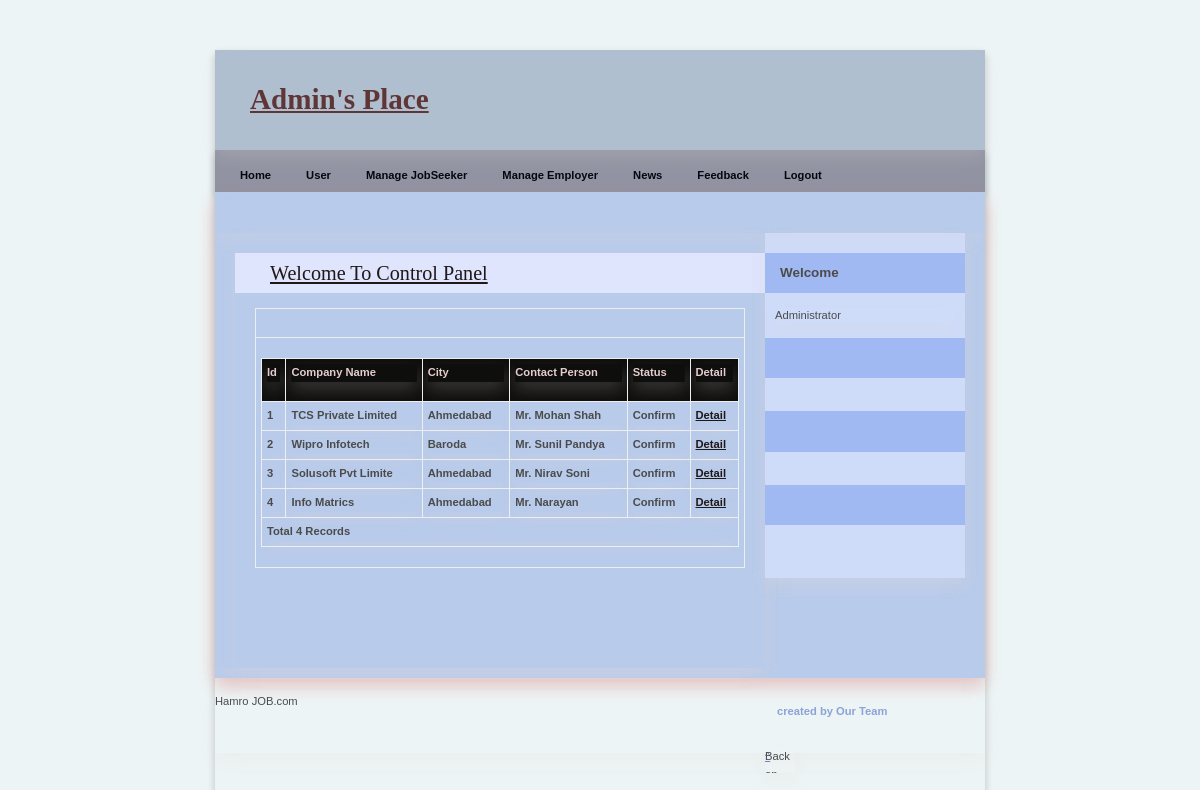
/Admin/ManageEmployer.php (signed in), run on the app's committed database.
### tables this page shows
CREATE TABLE `employer_reg` (
  `EmployerId` int(11) NOT NULL,
  `CompanyName` varchar(20) NOT NULL,
  `ContactPerson` varchar(20) NOT NULL,
  `Address` varchar(100) NOT NULL,
  `City` varchar(20) NOT NULL,
  `Email` varchar(40) NOT NULL,
  `Mobile` bigint(20) NOT NULL,
  `Area_Work` varchar(40) NOT NULL,
  `Status` varchar(10) NOT NULL,
  `UserName` varchar(20) NOT NULL,
  `Password` varchar(20) NOT NULL,
  `Question` varchar(100) NOT NULL,
  `Answer` varchar(50) NOT NULL
);

### Admin/ManageEmployer.php (the view, shortened to what this page needs)
<!DOCTYPE html PUBLIC "-//W3C//DTD XHTML 1.0 Strict//EN" "http://www.w3.org/TR/xhtml1/DTD/xhtml1-strict.dtd">
<html xmlns="http://www.w3.org/1999/xhtml" xml:lang="cs" lang="cs">
<head>
    <link rel="stylesheet" media="screen,projection" type="text/css" href="./css/style.css"/>
    <link rel="stylesheet" media="print" type="text/css" href="./css/print.css"/>
    <link rel="stylesheet" media="aural" type="text/css" href="./css/aural.css"/>
</head>
<body id="www-url-cz">
<div id="main" class="box">
    <?php
    include "Header.php"
    ?>
    <?php
    include "menu.php"
    ?>
    <div id="page" class="box">
        <div id="page-in" class="box">
            <div id="strip" class="box noprint">
                <p id="breadcrumbs">&nbsp;</p>
            </div>
            <div id="content">
                <div class="article">
                    <h2><span><a href="#">Welcome To Control Panel</a></span></h2>
                    <table width="100%" border="0" cellspacing="0" cellpadding="0">
                        <tr>
                            <td>&nbsp;</td>
                        </tr>
                        <tr>
                            <td>
                                <table width="100%" border="1" bordercolor="#1CB5F1">
                                    <tr>
                                        <th height="32" bgcolor="#1CB5F1" class="style3">
                                            <div align="left" class="style9 style5"><strong>Id</strong></div>
                                        </th>
                                        <th bgcolor="#1CB5F1" class="style3">
                                            <div align="left" class="style9 style5"><strong>Company Name</strong></div>
                                        </th>
                                        <th bgcolor="#1CB5F1" class="style3">
                                            <div align="left" class="style9 style5"><strong>City</strong></div>
                                        </th>
                                        <th bgcolor="#1CB5F1" class="style3">
                                            <div align="left" class="style12">Contact Person</div>
                                        </th>
                                        <th bgcolor="#1CB5F1" class="style3">
                                            <div align="left" class="style9 style5"><strong>Status</strong></div>
                                        </th>
                                        <th bgcolor="#1CB5F1" class="style3">
                                            <div align="left" class="style9 style5"><strong>Detail</strong></div>
                                        </th>
                                    </tr>
                                    <?php
                                    $con = mysqli_connect("localhost", "root", "", "job");
                                    $sql = "select * from Employer_Reg";
                                    $result = mysqli_query($con,$sql);
                                    while ($row = mysqli_fetch_array($result)) {
                                        $Id = $row['EmployerId'];
                                        $Name = $row['CompanyName'];
                                        $City = $row['City'];
                                        $CP = $row['ContactPerson'];
                                        $ST = $row['Status']
                                        ?>
                                        <tr>
                                            <td class="style3">
                                                <div align="left" class="style9 style5">
                                                    <strong><?php echo $Id; ?></strong></div>
                                            </td>
                                            <td class="style3">
                                                <div align="left" class="style9 style5">
                                                    <strong><?php echo $Name; ?></strong></div>
                                            </td>
                                            <td class="style3">
                                                <div align="left" class="style9 style5">
                                                    <strong><?php echo $City; ?></strong></div>
                                            </td>
                                            <td class="style3">
                                                <div align="left" class="style9 style5">
                                                    <strong><?php echo $CP; ?></strong></div>
                                            </td>
                                            <td class="style3">
                                                <div align="left" class="style9 style5">
                                                    <strong><?php echo $ST; ?></strong></div>
                                            </td>
                                            <td class="style3">
                                                <div align="left" class="style9 style5"><strong><a
                                                            href="DetailEmp.php?EmpId=<?php echo $Id; ?>">Detail</a></strong>
                                                </div>
                                            </td>
                                        </tr>
                                        <?php
                                    }
                                    $records = mysqli_num_rows($result);
                                    ?>
                                    <tr>
                                        <td colspan="6" class="style3">
                                            <div align="left"
                                                 class="style12"><?php echo "Total " . $records . " Records"; ?> </div>
                                        </td>
                                    </tr>
                                </table>
                            </td>
                        </tr>
                    </table>
                    <p>&nbsp;</p>
                    <p class="btn-more box noprint">&nbsp;</p>
                </div>
            </div>
            <?php
            include "right.php"
            ?>
        </div>
    </div>
    <?php
    include "footer.php"
    ?>
</div>
</body>
</html>

### Admin/css/style.css (style rules this page uses)
* { min-height: 1px; }
body { border: 0; margin: 0; padding: 0; background: #edf4f5; font: 70%/160% "verdana", sans-serif; color: #4b4b4b; _text-align: center; }
a { color: #201717; }
p { border: 0; margin: 15px 0; padding: 0; }
div { display: block; border: 0; margin: 0; padding: 0; box-shadow: 0 8px 16px 0 rgba(226, 216, 216, 0.2); }
h1, h2, h3, h4, h5 { border: 0; margin: 15px 0 10px 0; padding: 0; font-weight: bold; }
h2 { font-size: 180%; line-height: 100%; font-family: "georgia", serif; font-weight: normal; }
table { display: table; border-collapse: collapse; margin: 15px 0; padding: 0; border: 1px solid rgb(11, 17, 27); font-size: 100%; }
tr { display: table-row; }
th, td { display: table-cell; border: 1px solid rgb(238, 238, 238); margin: 0; padding: 5px; vertical-align: top; text-align: left; }
th { background: rgb(14, 14, 13); text-align: center; color: #e5cdcd; font-weight: bold; }
a, img, span { border: 0; margin: 0; padding: 0; }
strong, .strong { font-weight: bold; }
.box { min-height: 1px; _height: 1px; }
.box:after { content: "."; display: block; line-height: 0px; font-size: 0px; visibility: hidden; clear: both; }
#main { width: 770px; margin: 50px auto 0 auto; _text-align: left; box-shadow: 0 4px 8px 0 rgba(0, 0, 0, 0.2); }
#page { width: 770px; min-height: 1px; background: #b8cbeb; _height: 1px; }
#page-in { min-height: 1px; padding: 10px 0; _height: 1px; box-shadow: 0 8px 16px 0 rgba(206, 24, 24, 0.2); }
#strip { position: relative; clear: both; padding: 3px 20px 10px 20px; color: #130205; }
#strip p { margin: 0; }
#strip #breadcrumbs { width: 520px; margin: 0; padding: 0; }
#content { float: left; width: 530px; _width: 550px; margin: 0; padding: 0 0 0 20px; }
#content .article { clear: both; margin: 0; padding: 20px; }
#content .article h2 { margin: 0 -20px; padding: 10px; background: #DEE5FD; color: #141515; }
#content .article h2 span { padding-left: 25px; }
#content .article p { text-align: justify; }
#content .btn-more { margin: 0 0 15px 0; padding: 0; border: 0; position: relative; }

### Admin/css/print.css (style rules this page uses)
body { border:0; margin:0; padding:0; font-size:12pt }
a { color:#000; text-decoration:none; }
h1, h2, h3 { page-break-after:avoid; page-break-inside:avoid; }
table { border-collapse: collapse; border-width:1px; border-style:solid; }
th, td { display:table-cell; border-width:1px; border-style:solid; }
.noprint { display:none; }

### Admin/css/aural.css (style rules this page uses)
body { voice-family:paul,male; volume:loud; speech-rate:slow; richness:90; stress:20; }
h1, h2, h3, h4, h5 { cue-before:url("ping.au"); }
p, table { pause:50ms; }
strong { pitch:medium; pitch-range:60; stress:90; richness:90; }

### Admin/ManageEmployer.php (style rules this page uses)
.style3 { font-weight: bold }

### data on the page
employer_reg: EmployerId "1", CompanyName "TCS Private Limited", City "Ahmedabad", ContactPerson "Mr. Mohan Shah", Status "Confirm"
employer_reg: EmployerId "2", CompanyName "Wipro Infotech", City "Baroda", ContactPerson "Mr. Sunil Pandya", Status "Confirm"
employer_reg: EmployerId "3", CompanyName "Solusoft Pvt Limite", City "Ahmedabad", ContactPerson "Mr. Nirav Soni", Status "Confirm"
employer_reg: EmployerId "4", CompanyName "Info Matrics", City "Ahmedabad", ContactPerson "Mr. Narayan", Status "Confirm"

### other printed values
$records "4"
